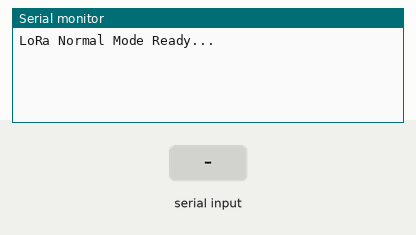
Recording of a sketch running on a simulated ESP8266 (NodeMCU). Shown: the last lines printed to the serial monitor. The test bench sets the inputs (shaded band).

Above: at 1.2 s.
1.3 s: "1" received over the second serial link
At 2.2 s:
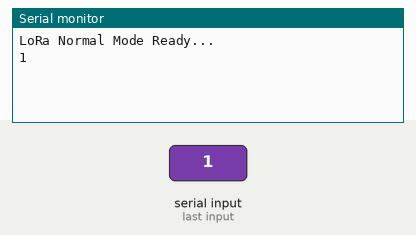
2.8 s: "0" received over the second serial link
At 3.3 s:
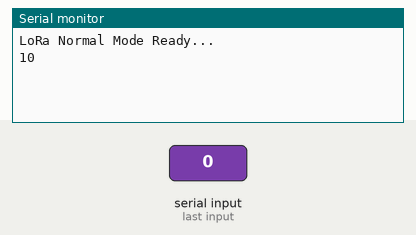

Measured:
- after the input at 1.3 s, the serial monitor: prints a new line at once (image 1)
- after the input at 2.8 s, the serial monitor: prints a new line at once (image 2)

The sketch:

ESP32C6LoRaTxRx.ino
```cpp
#include <HardwareSerial.h>

#define LORA_RX D5
#define LORA_TX D4

HardwareSerial LoRaSerial(1);

void setup() {
  Serial.begin(115200);
  // 運用モードも9600bps（設定に合わせてください）
  LoRaSerial.begin(9600, SERIAL_8N1, LORA_RX, LORA_TX);
  Serial.println("LoRa Normal Mode Ready...");
}

void loop() {
  // PCからLoRaへ送信
  if (Serial.available()) {
    LoRaSerial.write(Serial.read());
  }
  // LoRaから受信してPCへ表示
  if (LoRaSerial.available()) {
    Serial.write(LoRaSerial.read());
  }
}
```
